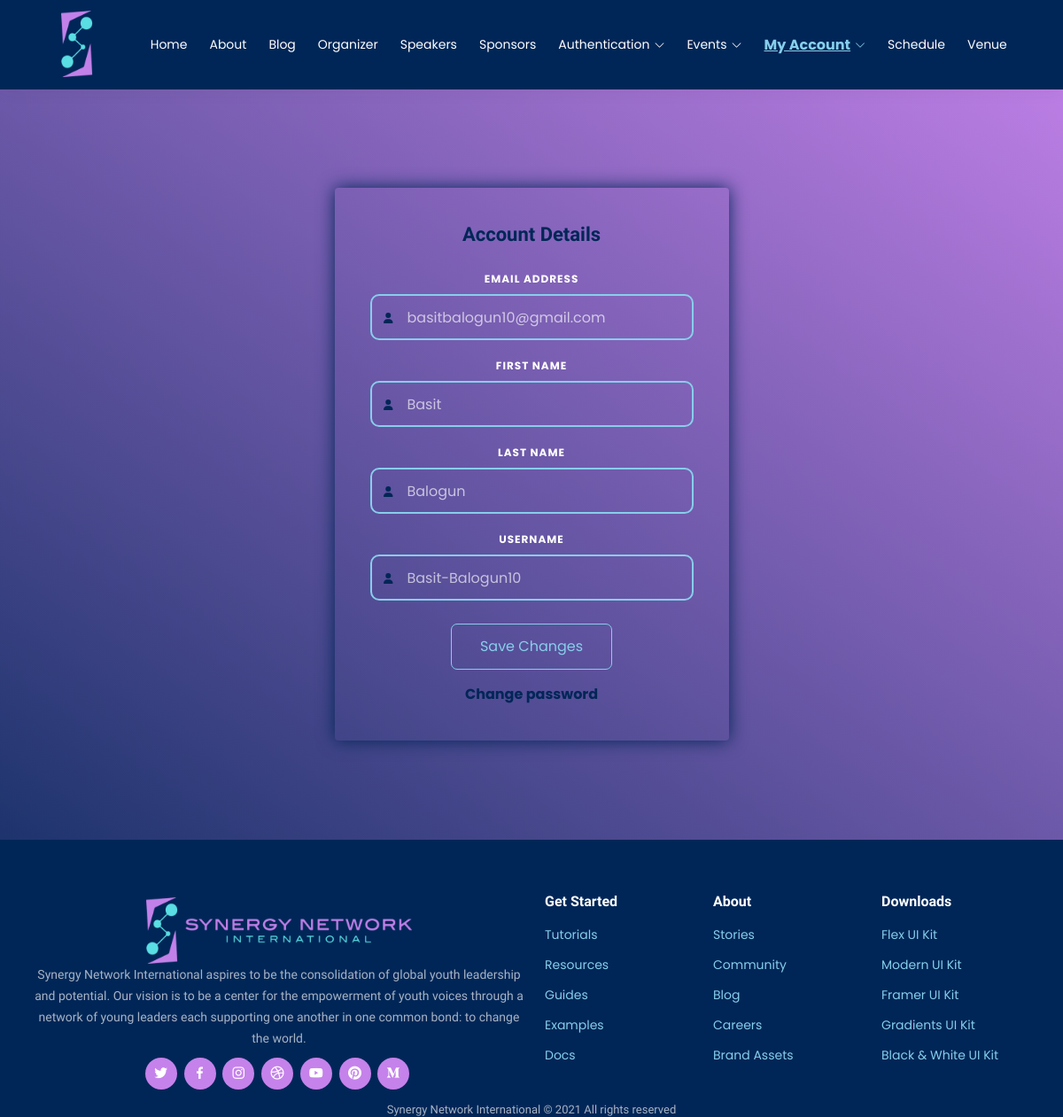
The page /account/ (signed in) on the database as committed earlier.
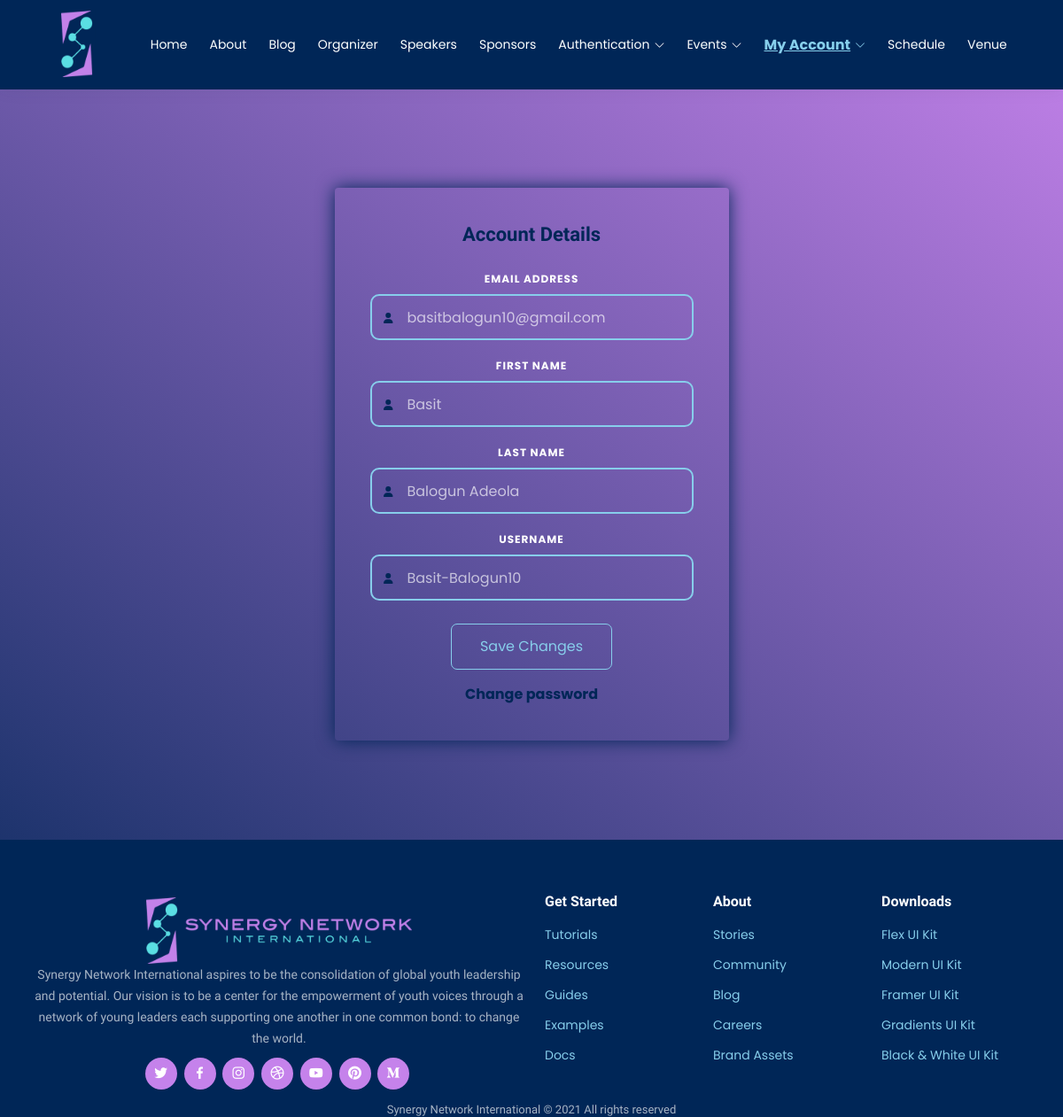
The same page on the database as committed later.
### account/models.py (models this page shows, shortened)
class Account(AbstractBaseUser):
    email = models.EmailField(verbose_name="email", max_length=60, unique=True)
    username = models.CharField(max_length=30, unique=True, null=False, blank=False)
    firstname = models.CharField(max_length=30, unique=False, null=False, blank=False)
    lastname = models.CharField(max_length=30, unique=False, null=False, blank=False)
    date_joined = models.DateTimeField(verbose_name='date joined', auto_now_add=True)
    last_login = models.DateTimeField(verbose_name='last login', auto_now=True)
    is_admin = models.BooleanField(default=False)
    is_active = models.BooleanField(default=True)
    is_staff = models.BooleanField(default=False)
    is_superuser = models.BooleanField(default=False)
    USERNAME_FIELD = 'email'
    REQUIRED_FIELDS = ['username', 'firstname', 'lastname']
    objects = MyAccountManager()

### account/views.py (the view)
# urls.py: path('account/', account_view, name="account"),
def account_view(request):
    if not request.user.is_authenticated:
        return redirect("login")
    context = {}
    if request.method == "POST":
        form = AccountUpdateForm(request.POST, instance=request.user)
        if form.is_valid():
            form.initial = {
                "email": request.POST.get('email'),
                "username": request.POST.get('username'),
                "firstname": request.POST.get('firstname'),
                "lastname": request.POST.get('lastname'),
            }
            form.save()
            context['success_message'] = "Updated"
        else:
            pass
    else:
        form = AccountUpdateForm(
            initial={
                "email": request.user.email,
                "username": request.user.username,
                "firstname": request.user.firstname,
                "lastname": request.user.lastname,
            }
        )
    context['account_form'] = form
    blog_posts = BlogPost.objects.filter(author=request.user)
    context['blog_posts'] = blog_posts
    return render(request, "account/account.html", context)

### account/forms.py (shortened to what this page needs)
class AccountUpdateForm(forms.ModelForm):
	firstname = forms.CharField(label='First name', required='false')
	lastname = forms.CharField(label='Last name', required='false')
	class Meta:
		model = Account
		fields = ('email', 'username', 'firstname', 'lastname')

### account/templates/account/account.html (shortened to what this page needs)
{% extends 'base.html' %}
{% load account_extras %}
{% block content %}
<section class="ftco-section">
  <div class="container">
    <div class="row justify-content-center">
      <div class="col-md-7 col-lg-5">
        <div class="login-wrap">
          <h3 class="text-center mb-4">Account Details</h3>
          <form method="post" class="account-edit-form">{% csrf_token %}
            <div class="form-group mb-3">
              <label class="label" for="email">Email Address</label>
              <input type="text" name="email" id="inputEmail" class="form-control" value="{{account_form.initial.email}}" required>
              <span class="icon fa fa-user"></span>
            </div>
            <div class="form-group mb-3">
              <label class="label" for="name">First Name</label>
              <input type="text" name="firstname" id="inputFirstName" class="form-control" value="{{account_form.initial.firstname}}" required>
              <span class="icon fa fa-user"></span>
            </div>
            <div class="form-group mb-3">
              <label class="label" for="name">Last Name</label>
              <input type="text" name="lastname" id="inputLastName" class="form-control" value="{{account_form.initial.lastname}}" required>
              <span class="icon fa fa-user"></span>
            </div>
            <div class="form-group mb-3">
              <label class="label" for="name">Username</label>
              <input type="text" name="username" id="inputUsername" class="form-control" value="{{account_form.initial.username}}" required>
              <span class="icon fa fa-user"></span>
            </div>
            <div class="form-group text-center">
              <button type="submit" class="form-control btn sbmt submit px-3">Save Changes</button>
            </div>
            <div class="misc d-flex flex-column">
              <a class="m-auto" href="{% url 'password_change' %}">Change password</a>
          </div>
          </form>
        </div>
      </div>
    </div>
  </div>
</section>
{% endblock content %}

### templates/base.html (shortened to what this page needs)
<!DOCTYPE html>
{% load static %}
<html lang="en">
<head>
	<link rel="stylesheet" href="https://cdnjs.cloudflare.com/ajax/libs/animate.css/4.1.1/animate.min.css"
 />
	<link href="https://cdn.jsdelivr.net/npm/remixicon@2.5.0/fonts/remixicon.css" rel="stylesheet">
	<link href='https://unpkg.com/boxicons@2.0.7/css/boxicons.min.css' rel='stylesheet'>
	<link rel="stylesheet" href="https://maxcdn.bootstrapcdn.com/bootstrap/4.5.2/css/bootstrap.min.css">
	<link rel="stylesheet" href="https://cdn.jsdelivr.net/npm/bootstrap-icons@1.5.0/font/bootstrap-icons.css">
	<link href="https://unpkg.com/aos@2.3.1/dist/aos.css" rel="stylesheet">
	<link rel="stylesheet" href="https://unpkg.com/swiper/swiper-bundle.min.css" />
	<link href="{% static 'sni_app/assets/css/style.css' %}" rel="stylesheet" />
	<link href="{% static 'sni_app/assets/css/signup.css' %}" rel="stylesheet" />
	<link href="{% static 'sni_app/css/detail_blog.css' %}" rel="stylesheet" />
</head>
<body>
	{% include 'header.html' %}
	<div class="main">
		{% block content %}
		{% endblock content %}
	</div>
	{% include 'footer.html' %}
</body>
</html>

### templates/header.html (shortened to what this page needs)
{% load static %}
<header id="header" class="fixed-top">
    <div class="container d-flex justify-content-around">
        <a class="cropped-logo" href="/"
            ><img
                alt="SNI-Logo"
                id="logo"
                src="{% static 'sni_app/images/SNI-Logo-cropped.png' %}"
        /></a>
        <nav id="navbar" class="navbar order-last order-lg-0">
            <ul>
                <li class="route">
                    <a href="/" title="Go To The Home Page">Home</a>
                </li>
                <li class="route">
                    <a href="{% url 'sni_app:about' %}" title="">About</a>
                </li>
                <li class="route">
                    <a href="{% url 'blog:index' %}" title="">Blog</a>
                </li>
                <li class="route">
                    <a href="{% url 'sni_app:organizer' %}">Organizer</a>
                </li>
                <li class="route">
                    <a href="{% url 'sni_app:speakers' %}">Speakers</a>
                </li>
                <li class="route">
                    <a href="{% url 'sni_app:sponsors' %}">Sponsors</a>
                </li>
                <li class="dropdown">
                    <a class="route" href="#"
                        ><span>Authentication </span>
                        <i class="bi bi-chevron-down"></i
                    ></a>
                </li>
                <li class="dropdown">
                    <a class="route" href="#"
                        ><span>Events </span> <i class="bi bi-chevron-down"></i
                    ></a>
                </li>
                <li class="dropdown">
                    <a class="route" href="#"
                        ><span>My Account </span>
                        <i class="bi bi-chevron-down"></i
                    ></a>
                </li>
                <li class="route">
                    <a href="{% url 'sni_app:schedule' %}">Schedule</a>
                </li>
                <li class="route">
                    <a href="{% url 'sni_app:venue' %}">Venue</a>
                </li>
            </ul>
        </nav>
    </div>
</header>

### templates/footer.html (shortened to what this page needs)
{% load static %}
<footer id="footer">
    <div class="footer-top">
        <div class="container">
            <div class="row">
                <div class="col-lg-6 col-md-6 footer-contact">
                    <a href="/"><img alt="" height="75"
                            src="{% static 'sni_app/images/SNI-Logo-Transparent-1536x368.png' %}" width="300" /></a>
                    <p>
                        Synergy Network International aspires to be the
                        consolidation of global youth leadership and
                        potential. Our vision is to be a center for the
                        empowerment of youth voices through a network of
                        young leaders each supporting one another in one
                        common bond: to change the world.
                    </p>
                    <div class="social-links text-center pt-3 pt-md-0">
                        <a href="#" target="_blank" title="Reach Us On Twitter" class="twitter"><i
                                class="bx bxl-twitter"></i></a>
                        <a href="#" target="_blank" title="Reach Us On Twitter" class="facebook"><i
                                class="bx bxl-facebook"></i></a>
                        <a href="#" target="_blank" title="Reach Us On Instagram" class="instagram"><i
                                class="bx bxl-instagram"></i></a>
                        <a href="#" target="_blank" title="Reach Us On Dribbble" class="dribbble"><i
                                class="bx bxl-dribbble"></i></a>
                        <a href="#" target="_blank" title="Reach Us On YouTube" class="youtube"><i
                                class="bx bxl-youtube"></i></a>
                        <a href="#" target="_blank" title="Reach Us On Pinterest" class="pinterest"><i
                                class="bx bxl-pinterest"></i></a>
                        <a href="#" target="_blank" title="Reach Us On Medium" class="medium"><i
                                class="bx bxl-medium"></i></a>
                    </div>
                </div>
                <div class="col-lg-2 col-md-6 footer-links">
                    <h4>Get Started</h4>
                    <ul>
                        <li><a href="/">Tutorials</a></li>
                        <li><a href="/">Resources</a></li>
                        <li><a href="/">Guides</a></li>
                        <li><a href="/">Examples</a></li>
                        <li><a href="/">Docs</a></li>
                    </ul>
                </div>
                <div class="col-lg-2 col-md-6 footer-links">
                    <h4>About</h4>
                    <ul>
                        <li><a href="/">Stories</a></li>
                        <li><a href="/">Community</a></li>
                        <li><a href="/">Blog</a></li>
                        <li><a href="/">Careers</a></li>
                        <li><a href="/">Brand Assets</a></li>
                    </ul>
                </div>
                <div class="col-lg-2 col-md-6 footer-links">
                    <h4>Downloads</h4>
                    <ul>
                        <li><a href="/">Flex UI Kit</a></li>
                        <li><a href="/">Modern UI Kit</a></li>
                        <li><a href="/">Framer UI Kit</a></li>
                        <li><a href="/">Gradients UI Kit</a></li>
                        <li><a href="/">Black & White UI Kit</a></li>
                    </ul>
                </div>
            </div>
        </div>
    </div>
    <div class="copy-credit">
        <div class="text-center">
            <div class="copyright">
                <h6 class="copyright">
                    {%  now "Y" as current_year %}
                    Synergy Network International &copy; {{current_year}} All rights
                    reserved
                </h6>
            </div>
        </div>
    </div>
</footer>

### static/sni_app/assets/css/style.css (style rules this page uses)
body { font-family: "Poppins", sans-serif; color: #002657; background: -webkit-linear-gradient(left top, #c582eb, #002657); background: -o-linear-gradient(top right, #c582eb, #002657); background: -moz-linear-gradient(top right, #c582eb, #002657); background: linear-gradient(5deg, #f85ff0, #002657); background: linear-gradient(75deg, #e666e0, #002657); }
a { color: #c582eb; text-decoration: none; }
h1, h2, h3, h4, h5, h6 { font-family: "Raleway", sans-serif; }
#header { background: #002657; transition: all 0.5s; z-index: 997; padding: 10px 0; box-shadow: 0px 0 18px rgba(55, 66, 59, 0.08); }
.navbar { padding: 0; }
.navbar ul, .report-types { margin: 0; padding: 0; display: flex; list-style: none; align-items: center; }
.navbar li, .make-comment-report { position: relative; }
.navbar a, .rt a { display: flex; align-items: center; justify-content: space-between; padding: 10px 0 10px 25px; font-family: "Poppins", sans-serif; font-size: 14px; color: white; white-space: nowrap; transition: 0.3s; }
.navbar a i { font-size: 12px; line-height: 0; margin-left: 5px; }
.navbar .route.active, .navbar .route.active a { color: skyblue; text-decoration: underline; font-weight: bold; font-size: 16px; }
section { padding: 60px 0; overflow: hidden; }
.main { margin-top: 100px; }
#footer { color: #ffffffa6; font-size: 14px; background: #002657; }
#footer .footer-top { padding-top: 60px; background: #002657; }
#footer .footer-top .footer-contact { text-align: center; padding: 5px; }
#footer .footer-top .footer-contact p { font-size: 14px; line-height: 24px; margin-bottom: 10px; font-family: "Raleway", sans-serif; color: #ffffffa6; }
#footer .footer-top h4 { font-size: 16px; font-weight: bold; color: white; position: relative; padding-bottom: 12px; }
#footer .footer-top .footer-links ul { list-style: none; padding: 0; margin: 0; }
#footer .footer-top .footer-links ul li { padding: 10px 0; display: flex; align-items: center; }
#footer .footer-top .footer-links ul li:first-child { padding-top: 0; }
#footer .footer-top .footer-links ul a { color: skyblue; transition: 0.3s; display: inline-block; line-height: 1; }
#footer .social-links a { font-size: 18px; display: inline-block; background: #c582eb; color: #fff; line-height: 1; padding: 8px 0; margin-right: 4px; border-radius: 50%; text-align: center; width: 36px; height: 36px; transition: 0.3s; }
#footer .copy-credit .copyright, #footer .copy-credit .credits { font-size: 13px; text-align: center; padding-top: 5px; margin: 0; color: #ffffffa6; }
.misc a { font-size: 16px; color: #002657; transition: all 0.3s ease-in-out; font-weight: bold; }

### static/sni_app/assets/css/signup.css (style rules this page uses)
.ftco-section { padding: 7em 0; }
.login-wrap { position: relative; z-index: 0; color: rgba(255, 255, 255, 0.7); box-shadow: 0px 0px 20px #002657; padding: 40px; border-radius: 4px; }
.login-wrap h3 { font-weight: bold; color: #002657; font-size: 22px; }
.form-group { position: relative; }
.form-group label { text-transform: uppercase; font-weight: 700; font-size: 12px; letter-spacing: 1px; color: #fff; }
.form-group .icon { position: absolute; top: 50%; left: 15px; margin-top: 10px; color: #002657; }
.form-group .icon, .field-icon { font-size: 12px; }
.form-control { height: 52px; color: #ffffffa6 !important; font-size: 16px; border-radius: 10px; -webkit-box-shadow: none; box-shadow: none; background: transparent; border: 2px solid skyblue; padding-left: 40px; padding-right: 20px; }
.form-group .btn.sbmt { color: skyblue !important; border: 1px solid; width: 50%; border-radius: 7px; margin-top: 10px; padding: 7px; background: none; transition: all ease-in-out 0.4s; }

### static/sni_app/css/detail_blog.css (style rules this page uses)
html, body { background: linear-gradient(35deg, #002657, #c582eb); overflow-x: hidden; }
form { text-align: center; }

### templates/base.html (style rules this page uses)
a { text-decoration: none; }
.main { min-height: 100vh; height: 100%; }

Rows that differ between the two databases and show on the page:
changed Account "basitbalogun10@gmail.com": lastname "Balogun" → "Balogun Adeola"
